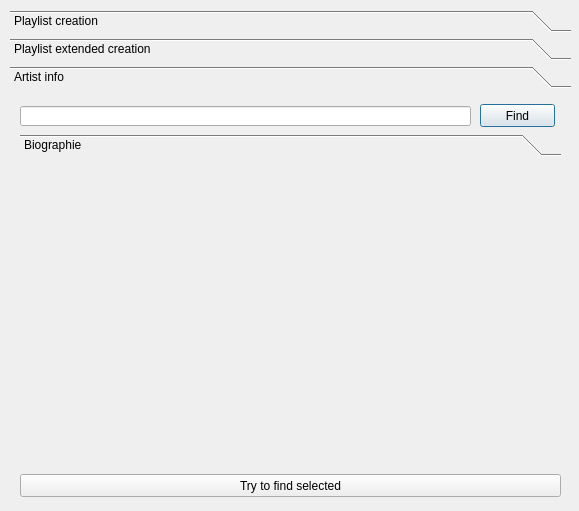
<?xml version="1.0" encoding="UTF-8"?>
<ui version="4.0">
 <class>EchonestDialog</class>
 <widget class="QDialog" name="EchonestDialog">
  <property name="geometry">
   <rect>
    <x>0</x>
    <y>0</y>
    <width>579</width>
    <height>511</height>
   </rect>
  </property>
  <property name="windowTitle">
   <string>Echonest</string>
  </property>
  <widget class="QToolBox" name="toolBox">
   <property name="geometry">
    <rect>
     <x>10</x>
     <y>10</y>
     <width>561</width>
     <height>491</height>
    </rect>
   </property>
   <property name="currentIndex">
    <number>2</number>
   </property>
   <widget class="QWidget" name="page">
    <property name="geometry">
     <rect>
      <x>0</x>
      <y>0</y>
      <width>561</width>
      <height>410</height>
     </rect>
    </property>
    <attribute name="label">
     <string>Playlist creation</string>
    </attribute>
   </widget>
   <widget class="QWidget" name="page_3">
    <property name="geometry">
     <rect>
      <x>0</x>
      <y>0</y>
      <width>561</width>
      <height>410</height>
     </rect>
    </property>
    <attribute name="label">
     <string>Playlist extended creation</string>
    </attribute>
   </widget>
   <widget class="QWidget" name="page_2">
    <property name="geometry">
     <rect>
      <x>0</x>
      <y>0</y>
      <width>561</width>
      <height>410</height>
     </rect>
    </property>
    <attribute name="label">
     <string>Artist info</string>
    </attribute>
    <widget class="QPushButton" name="findArtistSongs">
     <property name="geometry">
      <rect>
       <x>470</x>
       <y>10</y>
       <width>75</width>
       <height>23</height>
      </rect>
     </property>
     <property name="text">
      <string>Find</string>
     </property>
    </widget>
    <widget class="QLineEdit" name="findArtistName">
     <property name="geometry">
      <rect>
       <x>10</x>
       <y>12</y>
       <width>451</width>
       <height>20</height>
      </rect>
     </property>
    </widget>
    <widget class="QPushButton" name="findSelectedArtistSongs">
     <property name="geometry">
      <rect>
       <x>10</x>
       <y>380</y>
       <width>541</width>
       <height>23</height>
      </rect>
     </property>
     <property name="text">
      <string>Try to find selected</string>
     </property>
    </widget>
    <widget class="QToolBox" name="artistTabs">
     <property name="geometry">
      <rect>
       <x>10</x>
       <y>40</y>
       <width>541</width>
       <height>331</height>
      </rect>
     </property>
     <property name="currentIndex">
      <number>0</number>
     </property>
     <widget class="QWidget" name="page_4">
      <property name="geometry">
       <rect>
        <x>0</x>
        <y>0</y>
        <width>541</width>
        <height>304</height>
       </rect>
      </property>
      <attribute name="label">
       <string>Biographie</string>
      </attribute>
     </widget>
    </widget>
   </widget>
  </widget>
 </widget>
 <resources/>
 <connections/>
</ui>
